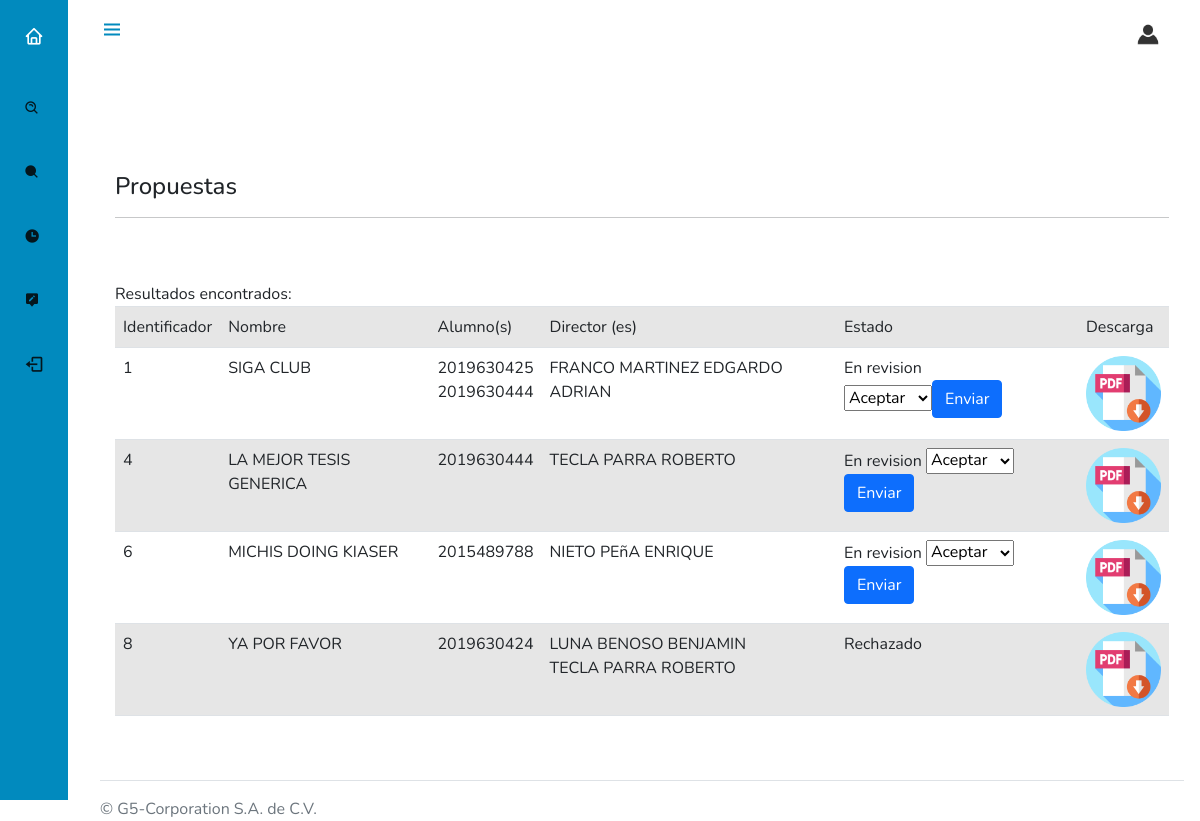
The app's page /admin/propuestas.php (signed in) with its own data.
### tables this page shows
CREATE TABLE `tesis` (
  `id` int(100) NOT NULL,
  `nombre` varchar(200) NOT NULL,
  `escuela` varchar(100) NOT NULL,
  `anio` int(5) NOT NULL,
  `fecha` date NOT NULL,
  `boleta1` int(11) NOT NULL,
  `boleta2` int(11) NOT NULL,
  `boleta3` int(11) NOT NULL,
  `boleta4` int(11) NOT NULL,
  `profe1` varchar(30) NOT NULL,
  `profe2` varchar(30) NOT NULL,
  `cita` varchar(400) NOT NULL,
  `clasificacion` varchar(20) NOT NULL,
  `estado` varchar(20) NOT NULL,
  `link` varchar(400) NOT NULL
);

### admin/propuestas.php (the view, shortened to what this page needs)
<!doctype html>
<html lang="es">
  <head>
<link href="../dist/css/bootstrap.min.css" rel="stylesheet">
<link href="../assets/css/sticky-footer-navbar.css" rel="stylesheet">
<link rel="stylesheet" href="http://code.jquery.com/ui/1.10.1/themes/base/jquery-ui.css" />
<link href='https://cdn.jsdelivr.net/npm/bootstrap@5.0.0-beta1/dist/css/bootstrap.min.css' rel='stylesheet'>
        <link href='https://cdn.jsdelivr.net/npm/boxicons@latest/css/boxicons.min.css' rel='stylesheet'>
        <link href='../css/side.css' rel='stylesheet'>
  </head>
  <body oncontextmenu='return false' class='snippet-body'>
    <body id="body-pd">
    <header class="header" id="header">
        <div class="header_toggle"> <i class='bx bx-menu' id="header-toggle"></i> </div>
        <div class="header_img"> <img src="../assets/img/user.jpg" alt=""> </div>
    </header>
    <div class="l-navbar" id="nav-bar">
        <nav class="nav">
            <div> <a href="./index.php" class="nav_logo"> <i class='bx bx-home nav_logo-icon'></i> <span class="nav_logo-name">Inicio</span> </a>
                <div class="nav_list">
                    <a href="./buscador.php" class="nav_link"> <i class='bx bx-search-alt'></i> <span class="nav_name">Buscar Tesis</span> </a>
                    <a href="./buscadoruser.php" class="nav_link"> <i class='bx bxs-search'></i> <span class="nav_name">Buscar Usuario</span> </a>
                    <a href="./recientes.php" class="nav_link"> <i class='bx bxs-time'></i> <span class="nav_name">Ultimas Tesis</span> </a>
                    <a href="./propuestas.php" class="nav_link"> <i class='bx bxs-message-alt-edit'></i> <span class="nav_name">Propuestas</span> </a>
            </div> <a href="./cerrarSesion.php?nombreSesion=user" class="nav_link"> <i class='bx bx-log-out nav_icon'></i> <span class="nav_name">Cerrar sesión</span> </a>
        </nav>
    </div>
<div class="container">
 <h4 class="mt-5">Propuestas</h4>
 <hr>
 <?php
$aKeyword = explode(" ", "protocolo");
$query ="SELECT * FROM tesis WHERE clasificacion like '%".$aKeyword[0]."%' ";
$result = $conex->query($query);
if($result->num_rows > 0) {
  echo "<br><br>Resultados encontrados: ";
  echo "<br><table class='table table-striped'>";
  ?>
  <tr>
    <td>Identificador</td>
    <td>Nombre</td>
    <td>Alumno(s)</td>
    <td>Director (es)</td>
    <td>Estado</td>
    <td>Descarga</td>
  </tr>
  <?php
  While($row = $result->fetch_assoc()) {
      $descarga = $row['link'];
      ?>
      <tr>
        <td><?php echo $row['id']; ?></td>
        <td><?php echo $row['nombre']; ?></td>
        <td>
          <?php
            echo $row['boleta1'];
            if($row['boleta2'] != 0){
              ?><br><?php
              echo $row['boleta2'];
            }
              ?><br><?php
          ?></td>
        <td><?php echo $row['profe1']; ?> <br> <?php echo  $row['profe2']; ?></td>
        <td>
            <?php
                if($row['estado'] == NULL)
                  echo "No requiere";
                else
                  echo $row['estado'];
                if($row['estado'] == "En revision")
                {
                  ?>
                    <form action="./cambiarestado.php" method="post">
                      <select name="estado">
                        <option value="Aceptado">Aceptar</option>
                      <input type="submit" value="Enviar" class="btn btn-primary">
                  <?php
                }
            ?>
        </td>
        <td><a href="<?php echo $descarga; ?>" target="_blank"><img src='../assets/img/pdfdown.png' width="75px"></a></td>
      </tr>
      <?php
  }
  echo "</table>";
}
else {
  echo "<br>Resultados encontrados: Ninguno";
}
?>
</div>
<br>
<footer class="pt-3 mt-4 text-muted border-top">
            &copy; G5-Corporation S.A. de C.V.
</footer>
    </body>
</html>

### assets/css/sticky-footer-navbar.css (style rules this page uses)
html { position: relative; min-height: 100%; }
body { margin-bottom: 60px; }
body > .container { padding: 60px 15px 0; }

### css/side.css (style rules this page uses)
:root { --header-height: 3rem; --nav-width: 68px; --first-color: #018abe; --first-color-light: #04161d; --white-color: #ffffff; --body-font: 'Nunito', sans-serif; --normal-font-size: 1rem; --z-fixed: 100 }
body { position: relative; margin: var(--header-height) 0 0 0; padding: 0 1rem; font-family: var(--body-font); font-size: var(--normal-font-size); transition: .5s }
a { text-decoration: none }
.header { width: 100%; height: var(--header-height); position: fixed; top: 0; left: 0; display: flex; align-items: center; justify-content: space-between; padding: 0 1rem; background-color: var(--white-color); z-index: var(--z-fixed); transition: .5s }
.header_toggle { color: var(--first-color); font-size: 1.5rem; cursor: pointer }
.header_img { width: 35px; height: 35px; display: flex; justify-content: center; border-radius: 50%; overflow: hidden }
.header_img img { width: 40px }
.l-navbar { position: fixed; top: 0; left: -30%; width: var(--nav-width); height: 100vh; background-color: var(--first-color); padding: .5rem 1rem 0 0; transition: .5s; z-index: var(--z-fixed) }
.nav { height: 100%; display: flex; flex-direction: column; justify-content: space-between; overflow: hidden }
.nav_logo, .nav_link { display: grid; grid-template-columns: max-content max-content; align-items: center; column-gap: 1rem; padding: .5rem 0 .5rem 1.5rem }
.nav_logo { margin-bottom: 2rem }
.nav_logo-icon { font-size: 1.25rem; color: var(--white-color) }
.nav_link { position: relative; color: var(--first-color-light); margin-bottom: 1.5rem; transition: .3s }
.nav_icon { font-size: 1.25rem }
@media screen and (min-width: 768px) { body { margin: calc(var(--header-height) + 1rem) 0 0 0; padding-left: calc(var(--nav-width) + 2rem) } }
@media screen and (min-width: 768px) { .header { height: calc(var(--header-height) + 1rem); padding: 0 2rem 0 calc(var(--nav-width) + 2rem) } }
@media screen and (min-width: 768px) { .header_img { width: 40px; height: 40px } }
@media screen and (min-width: 768px) { .header_img img { width: 45px } }
@media screen and (min-width: 768px) { .l-navbar { left: 0; padding: 1rem 1rem 0 0 } }

### records on screen
tesis: id "1", nombre "SIGA CLUB", boleta1 "2019630425", boleta2 "2019630444", profe1 "FRANCO MARTINEZ EDGARDO ADRIAN", estado "En revision"
tesis: id "4", nombre "LA MEJOR TESIS GENERICA", boleta1 "2019630444", profe1 "TECLA PARRA ROBERTO", estado "En revision"
tesis: id "6", nombre "MICHIS DOING KIASER", boleta1 "2015489788", profe1 "NIETO PEñA ENRIQUE", estado "En revision"
tesis: id "8", nombre "YA POR FAVOR", boleta1 "2019630424", profe1 "LUNA BENOSO BENJAMIN", profe2 "TECLA PARRA ROBERTO", estado "Rechazado"
